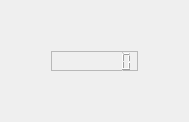
<?xml version="1.0" encoding="UTF-8"?>
<ui version="4.0">
 <class>MainWindow</class>
 <widget class="QMainWindow" name="MainWindow">
  <property name="geometry">
   <rect>
    <x>0</x>
    <y>0</y>
    <width>189</width>
    <height>121</height>
   </rect>
  </property>
  <property name="cursor">
   <cursorShape>BlankCursor</cursorShape>
  </property>
  <property name="windowTitle">
   <string>Countdown</string>
  </property>
  <property name="toolTip">
   <string/>
  </property>
  <widget class="QWidget" name="centralWidget">
   <layout class="QGridLayout" name="gridLayout_2">
    <item row="0" column="0">
     <layout class="QGridLayout" name="gridLayout">
      <item row="0" column="1">
       <spacer name="verticalSpacer">
        <property name="orientation">
         <enum>Qt::Vertical</enum>
        </property>
        <property name="sizeType">
         <enum>QSizePolicy::Minimum</enum>
        </property>
        <property name="sizeHint" stdset="0">
         <size>
          <width>20</width>
          <height>40</height>
         </size>
        </property>
       </spacer>
      </item>
      <item row="1" column="0">
       <spacer name="horizontalSpacer">
        <property name="orientation">
         <enum>Qt::Horizontal</enum>
        </property>
        <property name="sizeType">
         <enum>QSizePolicy::Minimum</enum>
        </property>
        <property name="sizeHint" stdset="0">
         <size>
          <width>40</width>
          <height>20</height>
         </size>
        </property>
       </spacer>
      </item>
      <item row="1" column="1">
       <widget class="QLCDNumber" name="lcdNumber">
        <property name="sizePolicy">
         <sizepolicy hsizetype="Expanding" vsizetype="Expanding">
          <horstretch>0</horstretch>
          <verstretch>0</verstretch>
         </sizepolicy>
        </property>
        <property name="frameShape">
         <enum>QFrame::StyledPanel</enum>
        </property>
        <property name="frameShadow">
         <enum>QFrame::Sunken</enum>
        </property>
        <property name="numDigits">
         <number>8</number>
        </property>
       </widget>
      </item>
      <item row="1" column="2">
       <spacer name="horizontalSpacer_2">
        <property name="orientation">
         <enum>Qt::Horizontal</enum>
        </property>
        <property name="sizeType">
         <enum>QSizePolicy::Minimum</enum>
        </property>
        <property name="sizeHint" stdset="0">
         <size>
          <width>40</width>
          <height>20</height>
         </size>
        </property>
       </spacer>
      </item>
      <item row="2" column="1">
       <spacer name="verticalSpacer_2">
        <property name="orientation">
         <enum>Qt::Vertical</enum>
        </property>
        <property name="sizeType">
         <enum>QSizePolicy::Minimum</enum>
        </property>
        <property name="sizeHint" stdset="0">
         <size>
          <width>20</width>
          <height>40</height>
         </size>
        </property>
       </spacer>
      </item>
     </layout>
    </item>
   </layout>
  </widget>
 </widget>
 <layoutdefault spacing="6" margin="11"/>
 <resources/>
 <connections/>
</ui>
